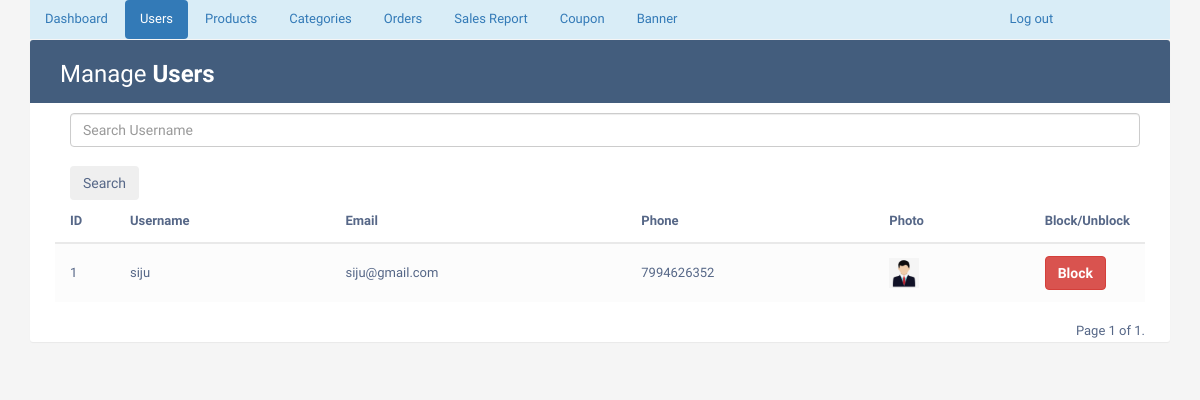
Page /adminuserlist/ (signed in) on the committed database.
### phase/models.py (models this page shows, shortened)
class UserDetail(models.Model):
    uname=models.CharField(unique=True, max_length=50)
    uemail=models.CharField(max_length=50)
    uphone=models.CharField(max_length=50, null=True)
    upassword=models.CharField(max_length=50)
    uactive=models.BooleanField(default=True)
    uimage = models.ImageField(upload_to='imagestore/', null=True, blank=True)
    uotp=models.IntegerField(null=True)

### phase/views.py (the view)
# urls.py: path('adminuserlist/', views.adminuserlist, name='adminuserlist'),
def adminuserlist(request):
    if 'username' in request.session:
        if 'search' in request.GET:
            search=request.GET['search']
            member=UserDetail.objects.filter(uname__icontains=search)
        else:
            member=UserDetail.objects.all().order_by('-id')
        paginator = Paginator(member, 2)
        page_number = request.GET.get('page')
        page_obj = paginator.get_page(page_number)
        return render(request,'adminuserlist.html',{'page_obj': page_obj})
    else:
        return render(request, 'adminlogin.html')

### Templates/adminuserlist.html (shortened to what this page needs)
{% extends "adminbase.html" %}
{% block active2 %} "active" {% endblock%}
{% block tablewrapper %}
                    <div class="col-sm-6">
						<h2>Manage <b>Users</b></h2>
					</div>
                    <div class="col-sm-6">
                      </div>
                    </div>
{% endblock %}
{% block tablecontent%}
                <form action="{% url 'adminuserlist' %}" class="d-flex offset-md-1 container m-auto" style="width:1100px">
                    <input class="form-control offset-md-1" type="search" placeholder="Search Username" name="search" aria-label="Search"><br>
                    <button class="btn btn-outline-secondary" type="submit">Search</button>
                </form>
                <table class="table table-striped table-hover">
                <thead>
                    <tr>
                        <th>ID</th>
                        <th>Username</th>
                        <th>Email</th>
                        <th>Phone</th>
                        <th>Photo</th>
                        <th>Block/Unblock</th>
                    </tr>
                </thead>
                <tbody>
                    {% for x in page_obj %}
                    <tr>
                        <td>{{ x.id }}</td>
                        <td>{{ x.uname }}</td>
                        <td>{{ x.uemail }}</td>
                        <td>{{ x.uphone }}</td>
                        <td><img src="{{ x.uimage.url }}" height="30px"></td>
						<td>
                            {% if x.uactive %}
                                <a href="{% url 'userblock' %}?uid={{x.id}}" class="btn btn-danger md-sm my-link3"><span style="color:white">Block</span></a>
                            {% else %}
                                <a href="{% url 'userblock' %}?uid={{x.id}}" class="btn btn-success md-sm my-link4"><span style="color:white">Unblock</span></a>
                            {% endif %}
                            </td>
                    </tr>
                    {% endfor %}
                </tbody>
                </table>
                                                <div class="pagination">
                                                    <span class="step-links">
                                                        <span class="current-page">
                                                            Page {{ page_obj.number }} of {{ page_obj.paginator.num_pages }}.
                                                        </span>
                                                    </span>
                                                </div>
{% endblock %}

### Templates/adminbase.html (style rules this page uses)
body { color: #566787; background: #f5f5f5; font-family: 'Varela Round', sans-serif; font-size: 13px; }
.table-title h2 { margin: 5px 0 0; font-size: 24px; }
table.table tr th, table.table tr td { border-color: #e9e9e9; padding: 12px 15px; vertical-align: middle; }
table.table tr th:first-child { width: 60px; }
table.table tr th:last-child { width: 100px; }
table.table-striped tbody tr:nth-of-type(odd) { background-color: #fcfcfc; }
table.table td a { font-weight: bold; color: #566787; display: inline-block; text-decoration: none; outline: none !important; }
.pagination { float: right; margin: 0 0 5px; }

### rows in the picture
UserDetail: id "1", uname "siju", uemail "siju@gmail.com", uphone "7994626352", uimage (picture)

### other values in the picture
{{ page_obj.number }} "1"
{{ page_obj.paginator.num_pages }} "1"
